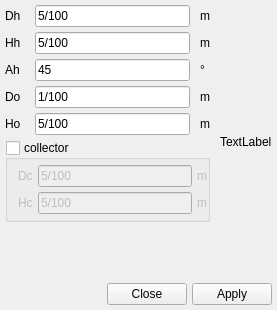
<?xml version="1.0" encoding="UTF-8"?>
<ui version="4.0">
 <class>Form</class>
 <widget class="QWidget" name="Form">
  <property name="geometry">
   <rect>
    <x>0</x>
    <y>0</y>
    <width>277</width>
    <height>310</height>
   </rect>
  </property>
  <property name="windowTitle">
   <string>Form</string>
  </property>
  <layout class="QGridLayout" name="gridLayout">
   <property name="leftMargin">
    <number>5</number>
   </property>
   <property name="topMargin">
    <number>5</number>
   </property>
   <property name="rightMargin">
    <number>5</number>
   </property>
   <property name="bottomMargin">
    <number>5</number>
   </property>
   <property name="horizontalSpacing">
    <number>10</number>
   </property>
   <property name="verticalSpacing">
    <number>5</number>
   </property>
   <item row="0" column="0">
    <widget class="QLabel" name="label">
     <property name="text">
      <string>Dh</string>
     </property>
    </widget>
   </item>
   <item row="2" column="1">
    <widget class="LineEdit" name="lineedit_ah">
     <property name="text">
      <string>45</string>
     </property>
    </widget>
   </item>
   <item row="2" column="0">
    <widget class="QLabel" name="label_3">
     <property name="text">
      <string>Ah</string>
     </property>
    </widget>
   </item>
   <item row="1" column="0">
    <widget class="QLabel" name="label_2">
     <property name="text">
      <string>Hh</string>
     </property>
    </widget>
   </item>
   <item row="1" column="1">
    <widget class="LineEdit" name="lineedit_hh">
     <property name="text">
      <string>5/100</string>
     </property>
    </widget>
   </item>
   <item row="0" column="1">
    <widget class="LineEdit" name="lineedit_dh">
     <property name="text">
      <string>5/100</string>
     </property>
    </widget>
   </item>
   <item row="4" column="1">
    <widget class="LineEdit" name="lineedit_ho">
     <property name="text">
      <string>5/100</string>
     </property>
    </widget>
   </item>
   <item row="7" column="0" colspan="4">
    <widget class="QWidget" name="widget" native="true">
     <layout class="QHBoxLayout" name="horizontalLayout">
      <property name="spacing">
       <number>5</number>
      </property>
      <property name="leftMargin">
       <number>0</number>
      </property>
      <property name="topMargin">
       <number>0</number>
      </property>
      <property name="rightMargin">
       <number>0</number>
      </property>
      <property name="bottomMargin">
       <number>0</number>
      </property>
      <item>
       <spacer name="horizontalSpacer">
        <property name="orientation">
         <enum>Qt::Horizontal</enum>
        </property>
        <property name="sizeHint" stdset="0">
         <size>
          <width>40</width>
          <height>20</height>
         </size>
        </property>
       </spacer>
      </item>
      <item>
       <widget class="QPushButton" name="pushbutton_close">
        <property name="text">
         <string>Close</string>
        </property>
       </widget>
      </item>
      <item>
       <widget class="QPushButton" name="pushbutton_apply">
        <property name="text">
         <string>Apply</string>
        </property>
       </widget>
      </item>
     </layout>
    </widget>
   </item>
   <item row="3" column="1">
    <widget class="LineEdit" name="lineedit_do">
     <property name="text">
      <string>1/100</string>
     </property>
    </widget>
   </item>
   <item row="3" column="0">
    <widget class="QLabel" name="label_4">
     <property name="text">
      <string>Do</string>
     </property>
    </widget>
   </item>
   <item row="4" column="0">
    <widget class="QLabel" name="label_5">
     <property name="text">
      <string>Ho</string>
     </property>
    </widget>
   </item>
   <item row="6" column="0">
    <spacer name="verticalSpacer">
     <property name="orientation">
      <enum>Qt::Vertical</enum>
     </property>
     <property name="sizeHint" stdset="0">
      <size>
       <width>20</width>
       <height>40</height>
      </size>
     </property>
    </spacer>
   </item>
   <item row="0" column="3" rowspan="7">
    <widget class="QLabel" name="label_image">
     <property name="text">
      <string>TextLabel</string>
     </property>
    </widget>
   </item>
   <item row="0" column="2">
    <widget class="QLabel" name="label_8">
     <property name="text">
      <string>m</string>
     </property>
    </widget>
   </item>
   <item row="1" column="2">
    <widget class="QLabel" name="label_9">
     <property name="text">
      <string>m</string>
     </property>
    </widget>
   </item>
   <item row="2" column="2">
    <widget class="QLabel" name="label_10">
     <property name="text">
      <string>°</string>
     </property>
    </widget>
   </item>
   <item row="3" column="2">
    <widget class="QLabel" name="label_11">
     <property name="text">
      <string>m</string>
     </property>
    </widget>
   </item>
   <item row="4" column="2">
    <widget class="QLabel" name="label_12">
     <property name="text">
      <string>m</string>
     </property>
    </widget>
   </item>
   <item row="5" column="0" colspan="3">
    <widget class="QGroupBox" name="groupbox_collector">
     <property name="title">
      <string>collector</string>
     </property>
     <property name="flat">
      <bool>true</bool>
     </property>
     <property name="checkable">
      <bool>true</bool>
     </property>
     <property name="checked">
      <bool>false</bool>
     </property>
     <layout class="QGridLayout" name="gridLayout_2">
      <property name="leftMargin">
       <number>10</number>
      </property>
      <property name="topMargin">
       <number>5</number>
      </property>
      <property name="rightMargin">
       <number>0</number>
      </property>
      <property name="bottomMargin">
       <number>5</number>
      </property>
      <property name="spacing">
       <number>5</number>
      </property>
      <item row="0" column="0">
       <widget class="QLabel" name="label_6">
        <property name="text">
         <string>Dc</string>
        </property>
       </widget>
      </item>
      <item row="1" column="0">
       <widget class="QLabel" name="label_7">
        <property name="text">
         <string>Hc</string>
        </property>
       </widget>
      </item>
      <item row="1" column="1">
       <widget class="LineEdit" name="lineedit_hc">
        <property name="text">
         <string>5/100</string>
        </property>
       </widget>
      </item>
      <item row="0" column="1">
       <widget class="LineEdit" name="lineedit_dc">
        <property name="text">
         <string>5/100</string>
        </property>
       </widget>
      </item>
      <item row="0" column="2">
       <widget class="QLabel" name="label_13">
        <property name="text">
         <string>m</string>
        </property>
       </widget>
      </item>
      <item row="1" column="2">
       <widget class="QLabel" name="label_14">
        <property name="text">
         <string>m</string>
        </property>
       </widget>
      </item>
     </layout>
    </widget>
   </item>
  </layout>
 </widget>
 <customwidgets>
  <customwidget>
   <class>LineEdit</class>
   <extends>QLineEdit</extends>
   <header>mfixgui.widgets.base</header>
  </customwidget>
 </customwidgets>
 <tabstops>
  <tabstop>lineedit_dh</tabstop>
  <tabstop>lineedit_hh</tabstop>
  <tabstop>lineedit_ah</tabstop>
  <tabstop>lineedit_do</tabstop>
  <tabstop>lineedit_ho</tabstop>
  <tabstop>groupbox_collector</tabstop>
  <tabstop>lineedit_dc</tabstop>
  <tabstop>lineedit_hc</tabstop>
  <tabstop>pushbutton_close</tabstop>
  <tabstop>pushbutton_apply</tabstop>
 </tabstops>
 <resources/>
 <connections/>
</ui>
